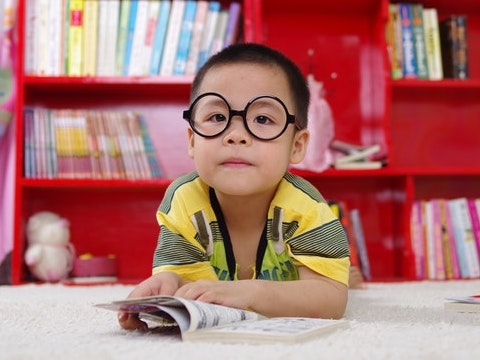
#> input picture 01_Week01/data/images/boy.jpg, 480 x 360 px; the run also reads 2 pictures not shown here
$ jupyter execute 00_Getting_started_with_images.ipynb   (shell and % lines are left out)
#> lines starting #> are read from the running program, lines starting #| are printed output that depends on the picture
# <font style="color:rgb(50,120,229)">Overview </font>

We have already discussed about how an image is formed and how it is stored. In this module, we will dive into the code and check out what are the functions available in OpenCV for manipulating images.

We will cover the following:
1. Image I/O - Read, Write & Display an image
2. Image Properties - color, channels, shape, image structure
3. Creating new images, accessing pixels and region of interest (ROI)

# <font style="color:rgb(50,120,229)">Import Libraries</font>

[cell 1]
# Import libraries
import cv2
import numpy as np
# from dataPath import DATA_PATH
import os
import matplotlib.pyplot as plt

DATA_PATH = '.'

[cell 2]
import matplotlib
matplotlib.rcParams['figure.figsize'] = (6.0, 6.0)
matplotlib.rcParams['image.cmap'] = 'gray'

# <font style="color:rgb(50,120,229)">Reading an Image</font>
OpenCV allows reading different types of images (JPG, PNG, etc). You can load grayscale images colour images or you can also load images with Alpha channel (Alpha channel will be discussed in a later section). It uses the [**`imread`**](https://docs.opencv.org/4.1.0/d4/da8/group__imgcodecs.html#ga288b8b3da0892bd651fce07b3bbd3a56) function which has the following syntax:

### <font style="color:rgb(8,133,37)">Function Syntax </font>
``` python
retval	=	cv2.imread(	filename[, flags]	)
```

It has **2 arguments**:

1. `retval` is the image if it is successfully loaded. Otherwise it is `None`. This may happen if the filename is wrong or the file is corrupt.
2. `Path of the image file`: This can be an **absolute** or **relative** path. This is a **mandatory argument**.
3. `Flags`: These flags are used to read an image in a particular format (for example, grayscale/color/with alpha channel). This is an **optional argument** with a default value of `cv2.IMREAD_COLOR` or `1` which loads the image as a color image.

Before we proceed with some examples, let's also have a look at the `flags` available.

**Flags**
1. **`cv2.IMREAD_GRAYSCALE`** or **`0`**: Loads image in grayscale mode
2. **`cv2.IMREAD_COLOR`** or **`1`**: Loads a color image. Any transparency of image will be neglected. It is the default flag.
3. **`cv2.IMREAD_UNCHANGED`** or **`-1`**: Loads image as such including alpha channel.

Let us load this image and discuss further

[cell 3]
imagePath = os.path.join(DATA_PATH,"data/images/number_zero.jpg")

# Read image in Grayscale format
# testImage = cv2.imread(imagePath, 0)                     # Working: not best practice
testImage = cv2.imread(imagePath, cv2.IMREAD_GRAYSCALE)    # Working: is best practice

# Read image in Color format
testImage_clr = cv2.imread(imagePath, cv2.IMREAD_COLOR)

# Read image in Unchanged format
testImage_unch = cv2.imread(imagePath, cv2.IMREAD_UNCHANGED) # Can have more than 3 chanels (alpha - tranparency)

print(testImage)
#| [[  1   0   3   0   3   0   3   2   4   2   0]
#|  [  0   1   0   3   3 253 253   0   0   2   1]
#|  [  0   0   8   0 249 255 255 253  71   1   5]
#|  [  3   0   2 251 255   2   0 253 254   0   2]
#|  [  1   5   0 252   4   0   3   0 255   4   0]
#|  [  0   0   2 255   0   0   0   3 253   0   4]
#> (further printed lines are left out)
plt.imshow(testImage)
plt.show()
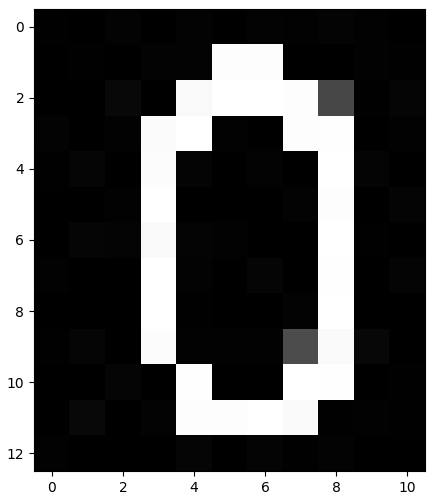
#> figure drawn by matplotlib, 1 panel

We print the 2-dimensional array to see what the image is. You can make out that the image signifies a `0`.

## <font style="color:rgb(50,120,229)">Intensity </font>
The values printed above are the intensity values of each pixel.

**0 means black pixel and as the value increases, it moves towards white. A value of 255 is a white pixel.**

## <font style="color:rgb(50,120,229)">Image Properties</font>

[cell 4]
print('GRAY')
print("Data type = {}\n".format(testImage.dtype))
#| Data type = uint8
print("Object type = {}\n".format(type(testImage)))
#| Object type = <class 'numpy.ndarray'>
print("Image Dimensions = {}\n".format(testImage.shape))
#| Image Dimensions = (13, 11)
print('#################\n')

print('COLOR')
print("Data type = {}\n".format(testImage_clr.dtype))
#| Data type = uint8
print("Object type = {}\n".format(type(testImage_clr)))
#| Object type = <class 'numpy.ndarray'>
print("Image Dimensions = {}\n".format(testImage_clr.shape))
#| Image Dimensions = (13, 11, 3)
print('#################\n')

print('UNCHANGED')
print("Data type = {}\n".format(testImage_unch.dtype))
#| Data type = uint8
print("Object type = {}\n".format(type(testImage_unch)))
#| Object type = <class 'numpy.ndarray'>
print("Image Dimensions = {}\n".format(testImage_unch.shape))
#| Image Dimensions = (13, 11)

The following observations can be made:
1. The datatype of the loaded image is **unsigned int and the depth is 8 bit**
1. The image is just a 2-dimesional numpy array with values ranging from **0 to 255**.
1. The size or resolution is **13x11** which means **height=13 and witdh=11**. In other words, it has **13 rows and 11 columns**.

## <font style = "color:rgb(200,0,0)">!!NOTE!!</font>
It should be kept in mind that in OpenCV, size is represented as a tuple of `widthxheight` or `#columnsX#rows`. But in numpy, the shape method returns size as a tuple of `heightxwidth`.

# <font style="color:rgb(50,120,229)">Manipulating Pixels</font>
So, we know that the grayscale image is simply a 2-D array. So, all operations supported on arrays should be available for working with images. Let us start by doing some pixel level manipulations. We will see how to access a particular pixel and modify it.

## <font style="color:rgb(50,120,229)">Accessing Pixels</font>
In the above testImage, we saw that the first pixel has a value of 1. Let us check it.

Since this is a numpy array, we have zero-based indexing and we can access the first element using the index (0,0).

[cell 5]
print(testImage[0,0])
#| 1

#### <font style = "color:rgb(200,0,0)">NOTE on indexing</font>

As mentioned earlier, since matrices are numpy arrays, the first index will be the `row number` and second index is `column number`. This leads to a lot of confusion since we think of pixels in terms of `(x,y)` or `(column,row)` coordinates and not `(row,column)`

For example, to access the element at `4th row` and `5th column`, we should use `img[3,4]`. But as we will see in Image annotation section, we will deal with points which are represented as `(x,y)` and thus, the coordinates will be `(4,3)`.

## <font style="color:rgb(50,120,229)">Modifying pixel values</font>
Similarly for modifying the value of a pixel, we can simply assign the value to the pixel.

Let's change the value of the first element and check if the image is updated.

[cell 6]
testImage[0,0]=200
testImage[3,4]=199 # (x=4, y=3)
print(testImage)
#| [[200   0   3   0   3   0   3   2   4   2   0]
#|  [  0   1   0   3   3 253 253   0   0   2   1]
#|  [  0   0   8   0 249 255 255 253  71   1   5]
#|  [  3   0   2 251 199   2   0 253 254   0   2]
#|  [  1   5   0 252   4   0   3   0 255   4   0]
#|  [  0   0   2 255   0   0   0   3 253   0   4]
#> (further printed lines are left out)

# <font style="color:rgb(50,120,229)">Manipulating Group of Pixels</font>
So, now we know how to manipulate individual pixels. But what about a region or group of pixels? It can be done using range based indexing available in python.

Let is try to access the values of a region and name it `test_roi`. ( *ROI is an abbreviation for Region of Interest* )

## <font style="color:rgb(50,120,229)">Access a region</font>

[cell 7]
test_roi = testImage[0:2,0:4]
#> test_roi = [[200, 0, 3, 0], [0, 1, 0, 3]]
print("Original Matrix\n{}\n".format(testImage))
#| Original Matrix
#| [[200   0   3   0   3   0   3   2   4   2   0]
#|  [  0   1   0   3   3 253 253   0   0   2   1]
#|  [  0   0   8   0 249 255 255 253  71   1   5]
#|  [  3   0   2 251 199   2   0 253 254   0   2]
#|  [  1   5   0 252   4   0   3   0 255   4   0]
#> (further printed lines are left out)
print("Selected Region\n{}\n".format(test_roi))
#| Selected Region
#| [[200   0   3   0]
#|  [  0   1   0   3]]

## <font style="color:rgb(50,120,229)">Modifying a region</font>
Modifying a region is also straightforward.

[cell 8]
testImage[0:2,0:4] = 111
print("Modified Matrix\n{}\n".format(testImage))
#| Modified Matrix
#| [[111 111 111 111   3   0   3   2   4   2   0]
#|  [111 111 111 111   3 253 253   0   0   2   1]
#|  [  0   0   8   0 249 255 255 253  71   1   5]
#|  [  3   0   2 251 199   2   0 253 254   0   2]
#|  [  1   5   0 252   4   0   3   0 255   4   0]
#> (further printed lines are left out)

# <font style="color:rgb(50,120,229)">Displaying an Image</font>
In the previous section, we printed out the Image matrix and were able to make out what the image was. However, this is not the correct way to visualize images as it wont be possible to print large arrays and make out anything.

Let's see how we should display the images so that it looks more familiar!

We can use two functions for displaying an image.

### <font style = "color:rgb(200,0,0)">NOTE </font>

One important thing to note while displaying images is the datatype of the image. The display functions expect the images to be in the following format.
1. If the image is in float data type, then the range of values should be between 0 and 1.
1. If the image is in int data type, then the range of values should be between 0 and 255.

Keep this in mind to avoid undesirable outputs while displaying the images.

## <font style="color:rgb(50,120,229)">1. Matplotlib's imshow</font>
This function will be used when we want to display the image in Jupyter Notebook.

### <font style = "color:rgb(8,133,37)">Function Syntax</font>

```Python:
None	=	plt.imshow( mat )
```
**Parameters**
- **`mat`** - Image to be displayed.

This function takes a many arguments but has only 1 mandatory argument. You can have a look at the [documentation](https://matplotlib.org/3.1.0/api/_as_gen/matplotlib.pyplot.imshow.html) to see what are the other arguments available.

[cell 9]
plt.imshow(testImage)
plt.colorbar()
plt.show()
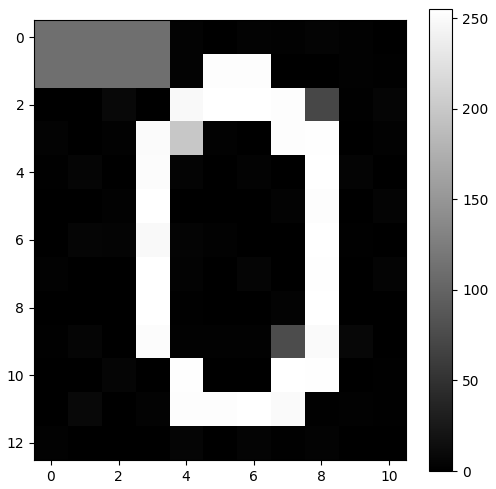
#> figure drawn by matplotlib, 2 panels

## <font style="color:rgb(50,120,229)">2. OpenCV's imshow</font>
This function will be used when we are running the Python script from command line.

### <font style = "color:rgb(8,133,37)">Function Syntax</font>

```Python:
None	=	cv2.imshow(	winname, mat	)
```
**Parameters**
- **`winname`** - Name of the window.
- **`mat`** - Image to be displayed.

[cell 10]
imagePath_boy = os.path.join(DATA_PATH,"data/images/boy.jpg")

image_boy = cv2.imread(imagePath_boy)
#> image_boy is the input picture: shape (360, 480, 3); mean B, G, R 111.8, 115.3, 174.3

# Automatic
cv2.imshow('Boy', image_boy)

# With Custom Window and custom Size
cv2.namedWindow('BoyWin', cv2.WINDOW_NORMAL)
cv2.resizeWindow('BoyWin',  image_boy.shape[1]*2, image_boy.shape[0]*2)
cv2.imshow('BoyWin', image_boy)

# # With Custom Window and Auto Size
# cv2.namedWindow('BoyWin', cv2.WINDOW_AUTOSIZE) # Autosize will ignore the resize Window options
# cv2.resizeWindow('BoyWin', image_boy.shape[0]*2, image_boy.shape[1]*2)
# cv2.imshow('BoyWin', image_boy)

cv2.waitKey(0)
cv2.destroyAllWindows()

# <font style="color:rgb(50,120,229)">Additional Display Utility Functions </font>
There are 4 more functions that are present in OpenCV which are commonly used with **`cv2.imshow`** function.

## <font style="color:rgb(50,120,229)">1. cv2.namedWindow</font>

This function is used to create a display window with a specific name. This name is provided as the first argument of this function. The second argument is a flag which decides whether the window can be **resized** (**`cv2.WINDOW_NORMAL`**) or it should be **fixed** to match the image size (**`cv2.WINDOW_AUTOSIZE`** - **Default flag**).

### <font style = "color:rgb(8,133,37)">Function Syntax</font>
[**`Docs`**](https://docs.opencv.org/4.1.0/d7/dfc/group__highgui.html#ga5afdf8410934fd099df85c75b2e0888b)
```Python:
None	=	cv2.namedWindow(	winname[, flags]	)
```
**Parameters**
- **`winname`** - Name of the window in the window caption that may be used as a window identifier.
- **`flags`** - Flags of the window. The supported flags are: (cv::WindowFlags)

**<font color=green>Can you think of any situation where you would prefer to have a resizable display window?</font>**

## <font style="color:rgb(50,120,229)">2. cv2.waitKey</font>

This function is widely used in image as well as video processing. It is a **keyboard binding function**. Its only argument is time in **milliseconds**. The function waits for specified milliseconds for any keyboard event. If you press any key in that time, the program continues. If **0** is passed, it waits **indefinitely** for a key stroke. It can also be set to detect specific key strokes which can be quite useful in video processing applications, as we will see in later sections.

### <font style = "color:rgb(8,133,37)">Function Syntax</font>
[**`Docs`**](https://docs.opencv.org/4.1.0/d7/dfc/group__highgui.html#ga5628525ad33f52eab17feebcfba38bd7)
```Python:
retval	=	cv2.waitKey(	[, delay]	)
```
**Parameters**
- **`delay`** - Delay in milliseconds. 0 is the special value that means "forever".

## <font style="color:rgb(50,120,229)">3. cv2.destroyWindow</font>

This function is used to destroy or close a particular display window. The name of the window is provided as an argument to this function.

### <font style = "color:rgb(8,133,37)">Function Syntax</font>
[**`Docs`**](https://docs.opencv.org/4.1.0/d7/dfc/group__highgui.html#ga851ccdd6961022d1d5b4c4f255dbab34)
```Python:
None	=	cv2.destroyWindow(	winname	)
```
**Parameters**
- **`winname`** - Name of the window to be destroyed

## <font style="color:rgb(50,120,229)">4. cv2.destroyAllWindows</font>

This function is used to destroy all display windows. This function does not take any arguments.

### <font style = "color:rgb(8,133,37)">Function Syntax</font>
[**`Docs`**](https://docs.opencv.org/4.1.0/d7/dfc/group__highgui.html#ga6b7fc1c1a8960438156912027b38f481)
```Python:
None	=	cv2.destroyAllWindows(		)
```

[cell 11]
# Check whih figures are for which key!

while(True):
    cv2.imshow('Boy', image_boy)
    k = cv2.waitKey(33)
#> (key Esc is pressed here)
    if k==27:    # Esc key to stop
        break
    elif k==-1:  # normally -1 returned,so don't print it
        continue
    else:
        print(k) # else print its value

# Destroy specific Windows
cv2.destroyWindow('Boy')

# Destroy specific Windows
cv2.destroyAllWindows()

# <font style="color:rgb(50,120,229)">Write the Image to Disk</font>
In most cases, you would want to save the output of your application. We do this using the [**`imwrite`**](https://docs.opencv.org/4.1.0/d4/da8/group__imgcodecs.html#gabbc7ef1aa2edfaa87772f1202d67e0ce) function.

### <font style = "color:rgb(8,133,37)">Function Syntax</font>
```Python:
retval	=	cv2.imwrite(	filename, img [, params]	)
```
**Parameters**
- **filename** - String providing the relative or absolute path where the image should be saved.
- **img** - Image matrix to be saved.
- **params** - Additional information, like specifying the JPEG compression quality etc. Check the full list [**here**](https://docs.opencv.org/4.1.0/d4/da8/group__imgcodecs.html#ga292d81be8d76901bff7988d18d2b42ac)

[cell 12]
cv2.imwrite("./output/test.jpg", testImage)
#> Out = True

We can see that the above function call returned True which indicates that the file was successfuly saved. Let's check it using the `ls` magic command available in Jupyter Notebook.

# <font style="color:rgb(50,120,229)">Color Images</font>
In the previous section, we saw how an image is represented as a 2D Matrix. In this section, we will see how to load color images and discuss a few important points related to color images.

Let us load a different image this time.

[cell 13]
# Path of the image to be loaded
# Here we are supplying a relative path
imagePath = os.path.join(DATA_PATH,"data/images/musk.jpg")

# Read the image
img = cv2.imread(imagePath)
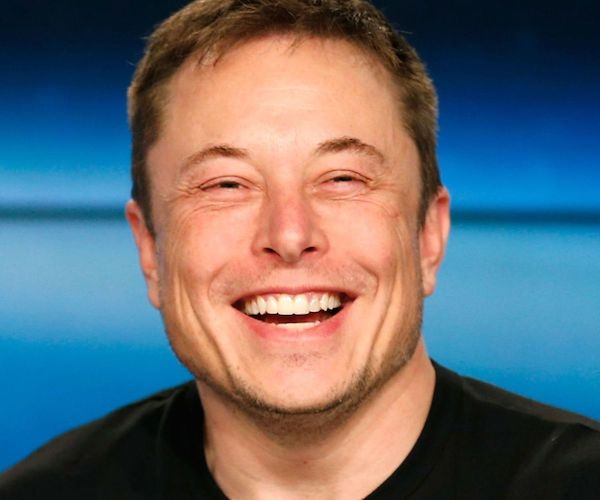
#> input picture 01_Week01/data/images/musk.jpg, 600 x 500 px
#> img is the input picture: shape (500, 600, 3); mean B, G, R 112.1, 105.5, 100.1
print("image Dimension = {}".format(img.shape))
#| image Dimension = (500, 600, 3)

There are a a few things to note here :

1. The image in this case has 3 dimensions.
1. The third dimension indicates the number of channels in an image. For most images, this number is 3 ( namely R,G,B ). In some cases, there may be an additional channel (called alpha channel) which contains transparency information of the pixels - More on this later!

# <font style="color:rgb(50,120,229)">Image Channels</font>
As mentioned above, the color image consists of multiple channels. Each channel itself is a grayscale image. **`The combination of intensity values of the three channels gives the color that is displayed on the screen`**. There are many color spaces used in practice and we will discuss some of them in the later sections. Let us have a brief look at the most popular color space - the RGB color space.

In OpenCV, the order of channels R, G and B is reverse. i.e. In the image matrix, the Blue channel is indexed first, followed by the Green Channel and finally the Red Channel.

### <font style = "color:rgb(8,133,37)">Display the image</font>

[cell 14]
# Display image
plt.imshow(img)
plt.show()

#### <font style = "color:rgb(200,0,0)">Important!</font>

Did you notice anything weird about the color here? This is because OpenCV uses **BGR** format by default whereas Matplotlib assumes the image to be in **RGB** format. This can be fixed by either

* converting the image to RGB colorspace using **`cv2.cvtColor(img, cv2.COLOR_BGR2RGB)`** or
* reverse the order of channels - **`plt.imshow(img[:,:,::-1])`** swaps the 1st and 3rd channel.

[cell 15]
# Convert BGR to RGB colorspace
imgRGB = cv2.cvtColor(img, cv2.COLOR_BGR2RGB)
plt.imshow(imgRGB)
plt.show()

[cell 16]
# We can also use the following - It will reverse the order of the 3rd dimension i.e. channels
plt.imshow(img[:,:,::-1])
plt.show()

Let us access the 3 channels and display the gray scale images in each channel

[cell 17]
# Show the channels
plt.figure(figsize=[20,5])

plt.subplot(131);plt.imshow(img[:,:,0]);plt.title("Blue Channel");
plt.subplot(132);plt.imshow(img[:,:,1]);plt.title("Green Channel");
plt.subplot(133);plt.imshow(img[:,:,2]);plt.title("Red Channel");
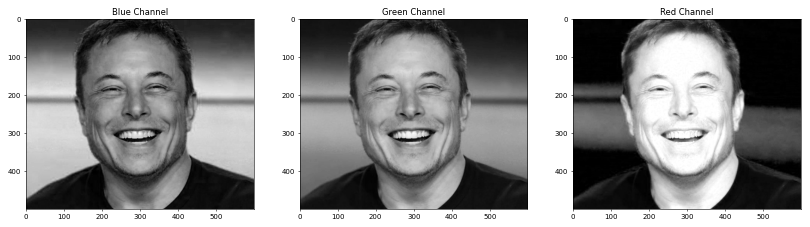
#> figure drawn by matplotlib, 3 panels

#### <font style = "color:rgb(8,133,37)">Observation </font>
We had already mentioned that a white pixel means a high intensity value. If you look at the channels closely and compare them with the original image, you should be able to make out the following observations:
1. We can see in the original image that the background is blue in color. Thus, the blue channel is also having higher intensity values for the bakground, whereas the red channel is almost black for the background.
1. The face is reddish in color and thus, the red channel has very high values in the face region, while the other channels are a bit lower.
1. There is a greenish tint in the original image which is also reflected in the Green channel

This kind of information extraction can be very useful if you want to build basic applications which take decisions based on color ( more so, using specific color channel )

# <font style="color:rgb(50,120,229)">Splitting and Merging channels </font>
An alternate way of working with the individual channels is using split and merge. We can access the channels using an opencv function `cv2.split()` and merge them into a color image using `cv2.merge()`. Let us have a look at how it is done.

[cell 18]
b,g,r = cv2.split(img)
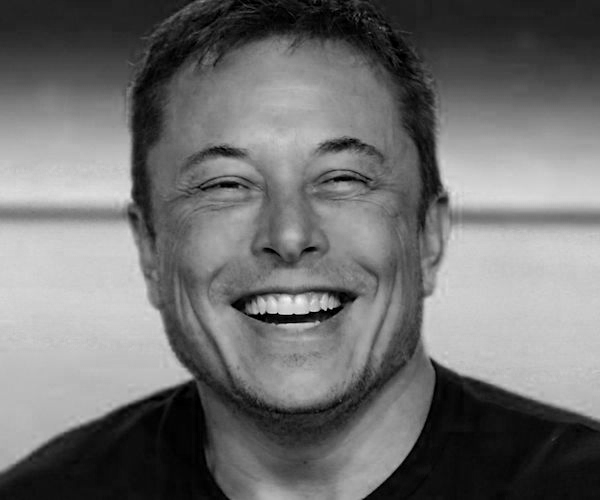
#> b: shape (500, 600); min 0, max 243, mean 112.1
#> (the rest of the program and of its run is left out)
